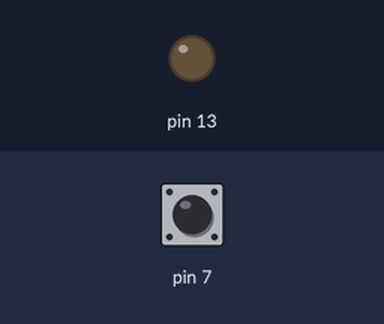
Simulated run of this sketch. Board: Arduino Uno, built with avr-gcc and run on an emulated ATmega328P. Shown: output pins drawn as LEDs (lit = HIGH). Inputs (shaded band) come from the test bench; at power-on: pin 7 HIGH. What the sketch prints to the serial monitor is not drawn.

Above: at 1.2 s.
1.3 s: pin 7 pulled LOW for 0.15 s
At 1.37 s:
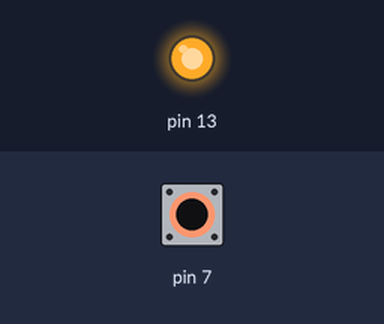
2.9 s: pin 7 pulled LOW for 3.2 s
At 7.0 s:
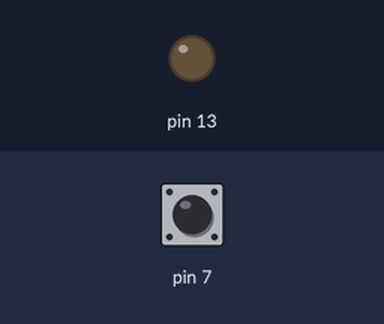
Timing chart, 0 to 8.5 s (numbered marks = the images above; inputs shaded):
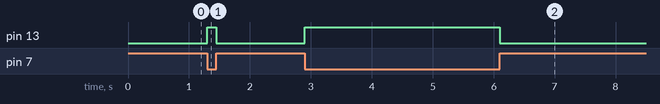

The sketch:

INPUT_PULLUP.ino
```cpp
void setup() {
  Serial.begin(9600);
  pinMode(7, INPUT_PULLUP);
  pinMode(13,OUTPUT);

}

void loop() {
  Serial.println(digitalRead(7));
  if (digitalRead(7)==0){
    digitalWrite(13,HIGH);
  }
  else{
    digitalWrite(13,LOW);
  }

}
```

Measured:
- after the input at 1.3 s, pin 13: LOW → HIGH at once, → LOW 0.15 s later
- after the input at 2.9 s, pin 13: LOW → HIGH at once, → LOW 3.2 s later
